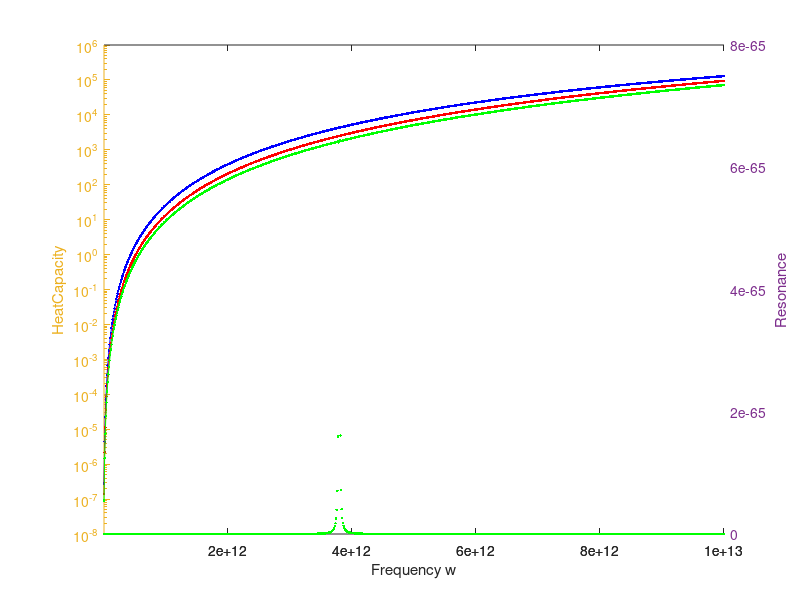

The MATLAB script that drew this image:
Kb = 1.38*10^-23;
h = 1.055*10^-34;
v = 3500;
T = 100;
DebyeTemp = 375;
gamma = 1;
M = 72.61;
A = 2.57*10^-44;
wo = 3.8*10^12
x = @(w) h*w/(Kb*T);
f = @(w) 3*Kb/(2*pi^2*v^3)*(Kb/h)^3*T^3*x(w)^4*exp(x(w))/(exp(x(w)-1))^2;
TauU = @(w) A*w^2/(wo^2-w^2)^2;
iters = 1000;
dw = 10000000000;
w = zeros(iters,1);
u = zeros(iters,1);
Tu = zeros(iters,1);
for i = 1:1:iters
   w(i) = i*dw;
    u(i) = f(w(i));
    Tu(i) = TauU(w(i));
end
%semilogy(w,u,'b*-');hold on;

T = 200;
x = @(w) h*w/(Kb*T);
f = @(w) 3*Kb/(2*pi^2*v^3)*(Kb/h)^3*T^3*x(w)^4*exp(x(w))/(exp(x(w)-1))^2;
TauU = @(w) A*w^2/(wo^2-w^2)^2;
w2 = zeros(iters,1);
u2 = zeros(iters,1);
Tu2 = zeros(iters,1);
for i = 1:1:iters
   w2(i) = i*dw;
    u2(i) = f(w2(i));
    Tu2(i) = TauU(w2(i));
end
%semilogy(w,u,'r*-');hold on;
dw3 = 10000000000;
T = 300;
x = @(w) h*w/(Kb*T);
f = @(w) 3*Kb/(2*pi^2*v^3)*(Kb/h)^3*T^3*x(w)^4*exp(x(w))/(exp(x(w)-1))^2;
TauU = @(w) A*w^2/(wo^2-w^2)^2;
w3 = zeros(iters,1);
u3 = zeros(iters,1);
Tu3 = zeros(iters,1);
for i = 1:1:iters
   w3(i) = i*dw3;
    u3(i) = f(w3(i));
    Tu3(i) = TauU(w3(i));
end
%start umklapp

[ax,pa,pb] = plotyy(w,u,w,Tu,'semilogy','plot');hold on;
 %ylim(ax(2),[0 10^14]);
%ylim(ax(1),[10^-2 10^10]);
%xlim([0 10^14]);
 [ax2,pa2,pb2] = plotyy(w2,u2,w2,Tu2,'semilogy','plot');hold on;
 %ylim(ax2(2),[0 10^14]);
 %ylim(ax2(1),[10^-2 10^10]);
 %xlim([0 10^14]);
[ax3,pa3,pb3] = plotyy(w3,u3,w3,Tu3,'semilogy','plot');hold on;
%ylim(ax3(2),[0 10^14]);
%ylim(ax3(1),[10^-2 10^10]);
%xlim([0 10^14]);
set([pa,pb],'color','b','marker','.');
set([pa2;pb2],'color','r','marker','.');
set([pa3;pb3],'color','g','marker','.');
% legend([pa;pa2;pa3],'T = 100','T = 200','T = 300');
ylabel(ax3(1),'HeatCapacity');
ylabel(ax3(2),'Resonance');
xlabel(ax3(2),'Frequency w');

%To textfile
fileID = fopen('ResonanceData.txt','wt');
fprintf(fileID,'HCT1, HCT2, HCT3, TauT1, TauT2, TauT3 \n');
for i = 1:iters
   fprintf(fileID,'%f, %f, %f, %1.67f, %1.67f, %1.67f \n',u(i),u2(i),u3(i),Tu(i),Tu2(i),Tu3(i)); 
end
fclose(fileID);

% semilogy(w,u,'b*-',w2,u2,'r*-',w3,u3,'g*-')
% legend('T = 100','T = 200','T = 300');hold on;